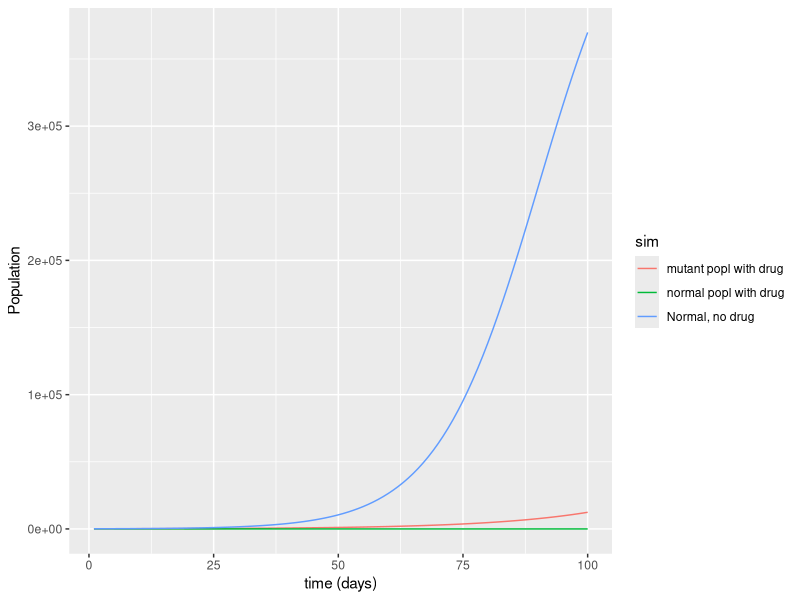

Source code (R):
currentN = 100
currentM = 100
r=0.1
K=1000000
timesteps=100

mod = data.frame(time=1:timesteps, noneNorm=rep(0,timesteps), noneMut=rep(0,timesteps), drugMut=rep(0,timesteps), drugNorm=rep(0,timesteps))

mod[1,2] = currentN
mod[1,3] = currentM
mod[1,4] = currentM
mod[1,5] = currentN

for(t in 2:timesteps){
  mod[t,2] <- mod[t-1, 2]+r*mod[t-1, 2]*(1-((mod[t-1, 2]+mod[t-1,3])/K))
  mod[t,3] <- mod[t-1, 3]+r*mod[t-1, 3]*(1-((mod[t-1, 2]+mod[t-1,3])/K))  
}

r1=0.05
r2= -0.1
for(t in 2:timesteps){
  mod[t,4] <- mod[t-1, 4]+r1*mod[t-1, 4]*(1-((mod[t-1, 4]+mod[t-1,5])/K))
  mod[t,5] <- mod[t-1, 5]+r2*mod[t-1, 5]*(1-((mod[t-1, 4]+mod[t-1,5])/K))  
}



mod2<-data.frame(time=c(mod$time,mod$time,mod$time),N=c(mod$noneNorm, mod$drugMut, mod$drugNorm),sim=rep(c("Normal, no drug","mutant popl with drug","normal popl with drug"),each=timesteps))
mod2
library(ggplot2)
ggplot(data=mod2,aes(x=time,y=N,color=sim)) + 
  geom_line() +
  xlab("time (days)") +
  ylab("Population")
  theme_classic()